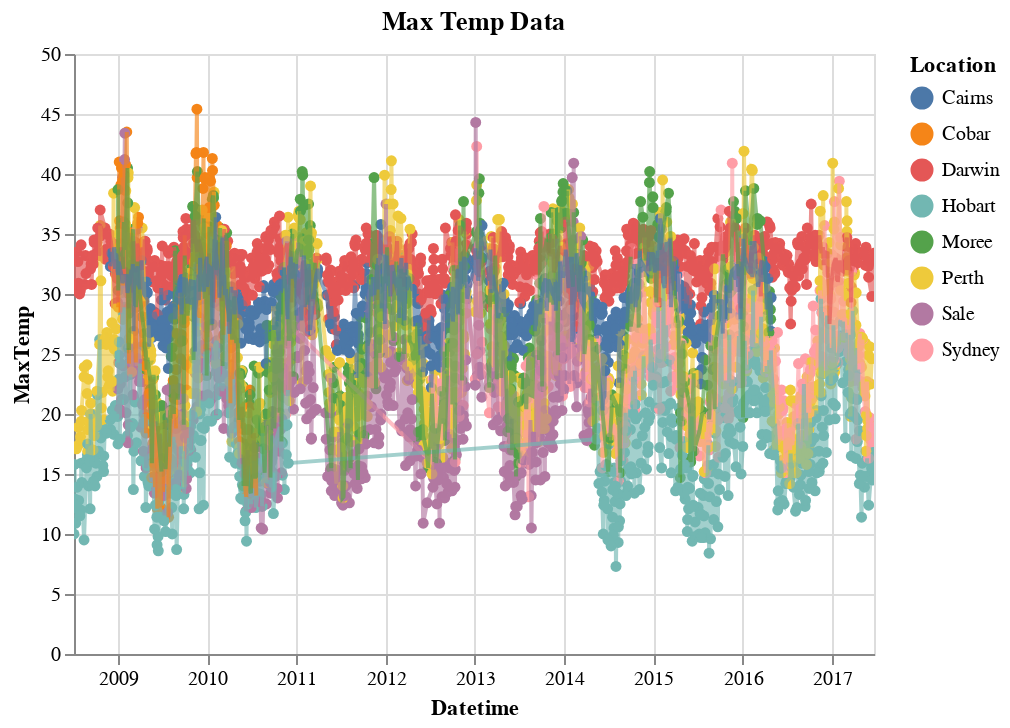

Here is the notebook cell this chart was saved with:
### Code cell
c1+c2

### Figure 1 — Vega-Lite specification as saved in the notebook (floating-point values rounded to 4 significant figures; data arrays with more than 128 entries replaced by an {"elided": "..."} marker saying what was removed)
{"config": {"view": {"continuousWidth": 400, "continuousHeight": 300}}, "layer": [{"mark": "circle", "encoding": {"color": {"condition": {"field": "Location", "type": "nominal", "selection": "selector001"}, "value": "grey"}, "opacity": {"condition": {"value": 1, "selection": "selector001"}, "value": 0.1}, "tooltip": [{"field": "Location", "type": "nominal"}, {"field": "Datetime", "type": "temporal"}, {"field": "MaxTemp", "type": "quantitative"}], "x": {"field": "Datetime", "type": "temporal"}, "y": {"field": "MaxTemp", "type": "quantitative"}}, "selection": {"selector001": {"type": "single", "fields": ["Location"], "bind": "legend"}}, "title": "Max Temp Data"}, {"mark": "line", "encoding": {"color": {"condition": {"field": "Location", "type": "nominal", "selection": "selector002"}, "value": "grey"}, "opacity": {"condition": {"value": 0.65, "selection": "selector002"}, "value": 0.1}, "tooltip": [{"field": "Location", "type": "nominal"}, {"field": "Datetime", "type": "temporal"}, {"field": "MaxTemp", "type": "quantitative"}], "x": {"field": "Datetime", "type": "temporal"}, "y": {"field": "MaxTemp", "type": "quantitative"}}, "selection": {"selector002": {"type": "single", "fields": ["Location"], "bind": "legend"}, "selector003": {"type": "interval", "bind": "scales", "encodings": ["x", "y"]}}}], "data": {"name": "data-ac39cbf1f1a0eb2b9e0d7cede2cf0dc1"}, "$schema": "https://vega.github.io/schema/vega-lite/v4.17.0.json", "datasets": {"data-ac39cbf1f1a0eb2b9e0d7cede2cf0dc1": {"elided": "5000 records"}}}
